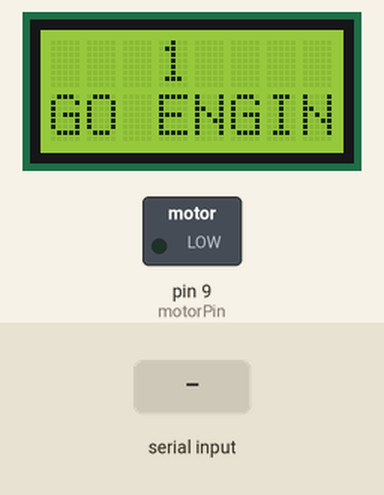
Simulated run of this sketch. Board: Arduino Uno, built with avr-gcc and run on an emulated ATmega328P. Parts: 8×2 character LCD, switched loads named in the sketch (green lamp = pin HIGH). Inputs (shaded band) come from the test bench. What the sketch prints to the serial monitor is not drawn.

Above: at 1.2 s.
1.3 s: "90,45\n" received over Serial
At 3.4 s:
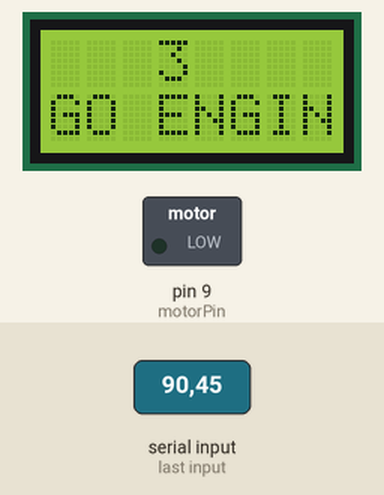
3.8 s: "30,150\n" received over Serial
At 4.6 s:
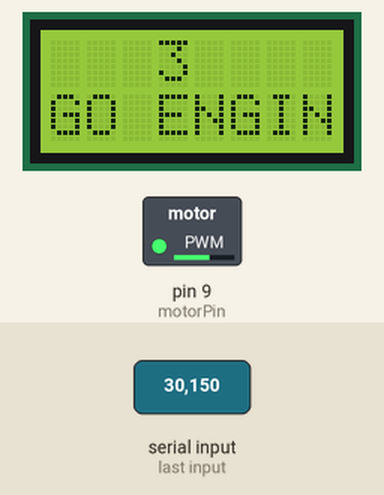
6.3 s: "90\n" received over Serial
At 6.9 s:
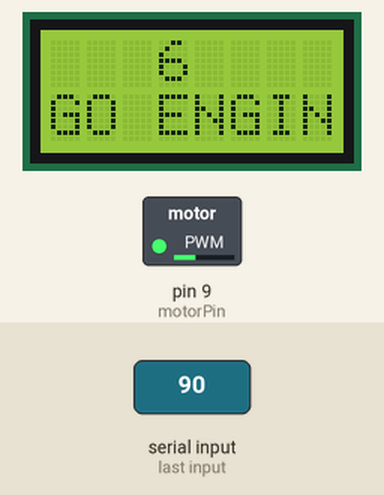
8.8 s: "200\n" received over Serial
At 9.6 s:
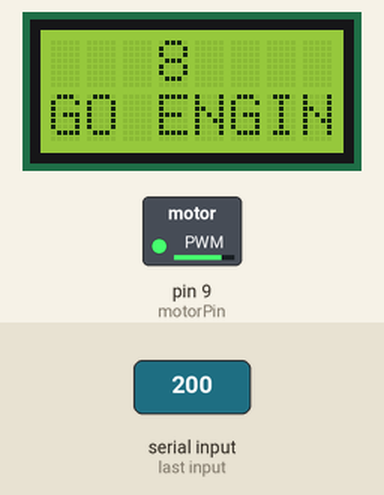
Timing chart, 0 to 11.8 s (numbered marks = the images above; inputs shaded):
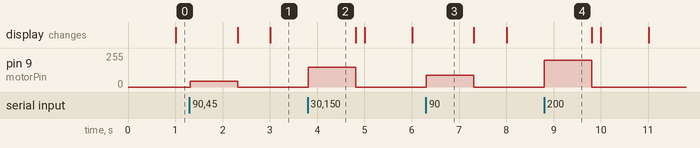

Measured:
- after the input at 1.3 s, pin 9 (motorPin): 0/255 → 45/255 at once, → 0/255 1.0 s later
- after the input at 3.8 s, pin 9 (motorPin): 0/255 → 150/255 at once, → 0/255 1.0 s later
- after the input at 6.3 s, pin 9 (motorPin): 0/255 → 90/255 at once, → 0/255 1.0 s later
- after the input at 8.8 s, pin 9 (motorPin): 0/255 → 200/255 at once, → 0/255 1.0 s later

The sketch:

motor_LCD_combo.ino
```cpp
/*
Note: don't use pin 7 for the motor operations ("motorPin")
Python .format() in C++
char sec_val_info[100];
sprintf(sec_val_info, "This is seconds %s", str_sec);
//Serial.println("True");
Serial.println(sec_val_info);
char sec_len_info[100];
sprintf(sec_len_info, "This is seconds length %d", sec_len);
Serial.println(sec_len_info);
*/

const int motorPin = 9;
#include <LiquidCrystal.h>


const int rs = 12, en =11, d4 = 5, d5 = 4, d6 = 3, d7 = 2;
LiquidCrystal lcd(rs, en, d4, d5, d6, d7);

void setup()
{
  lcd.begin(8, 2);
  Serial.begin(9600);
}

void loop()
{
  lcd.setCursor(0, 2); // in (col, row) format
  lcd.print("GO ENGINEERING");
  //delay(1000);
  lcd.setCursor(3, 0);
  lcd.print(millis()/1000);
  Serial.println(millis());
  if (Serial.available()) {
    int speed = Serial.parseInt();
    //Serial.println(speed);
    if (speed >= 0 && speed <= 255) {
       analogWrite(motorPin, speed);
    }
 }
}

/* Scrapped up code:
cd.setCursor(0, 2); // in (col, row) format
  lcd.print("GO ENGINEERING");
  //delay(1000);
  int seconds = (millis()/1000);
  Serial.println(millis()/1000);
  String str_sec = String(seconds);
  Serial.println(str_sec);
  Serial.println("***");
  int sec_len = str_sec.length();
  int whole_num_len = floor(seconds);

  lcd.setCursor(4 - whole_num_len, 0);
  // number goes to left when digit amount increases
  lcd.print(str_sec.substring(0, whole_num_len));
  lcd.setCursor(4, 0);
  lcd.print(".");
  lcd.setCursor(5, 0);
  int str_len = str_sec.length();
  lcd.print(str_sec.substring((whole_num_len), sec_len - whole_num_len));
*/
```
